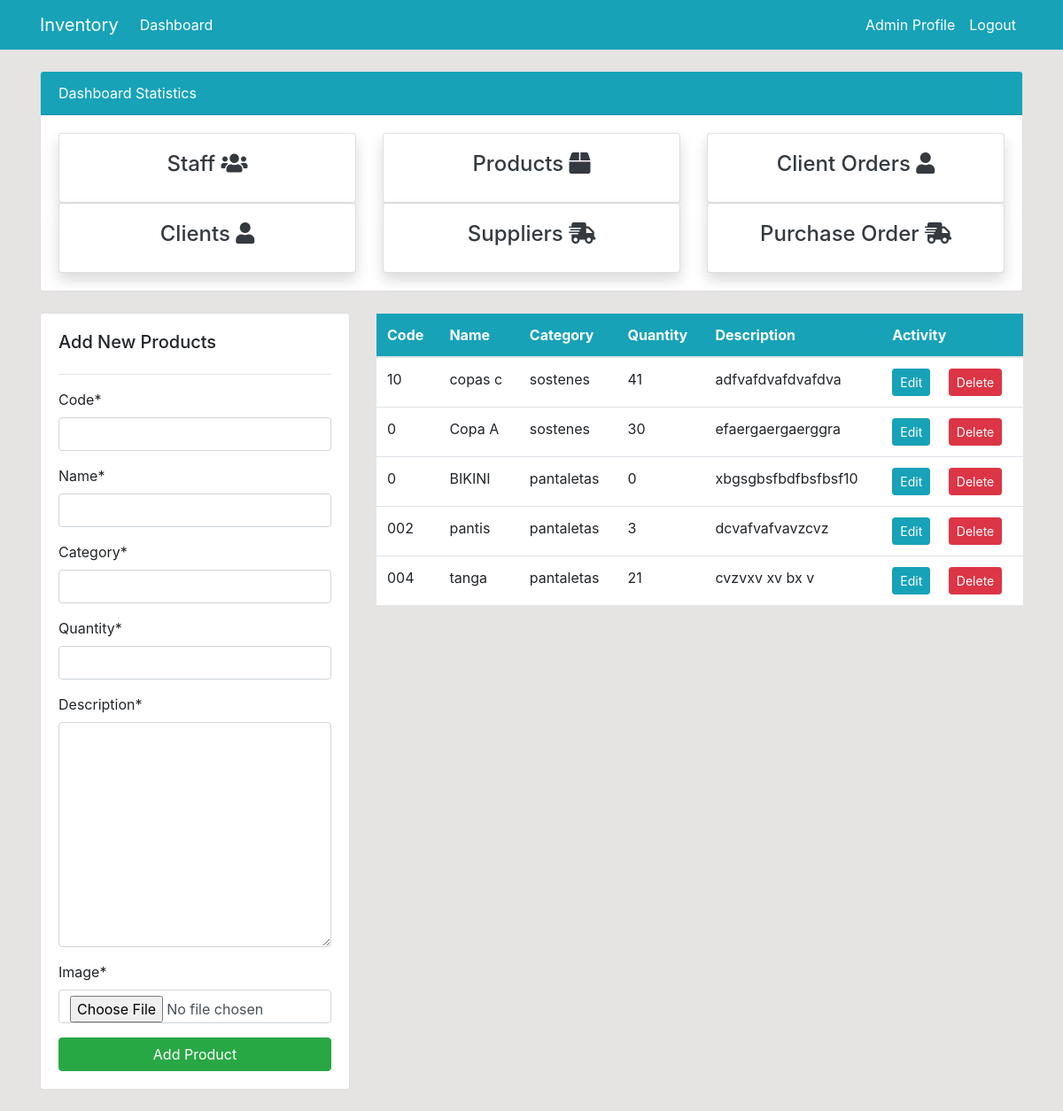
The page /product/ (signed in) on the database as committed earlier.
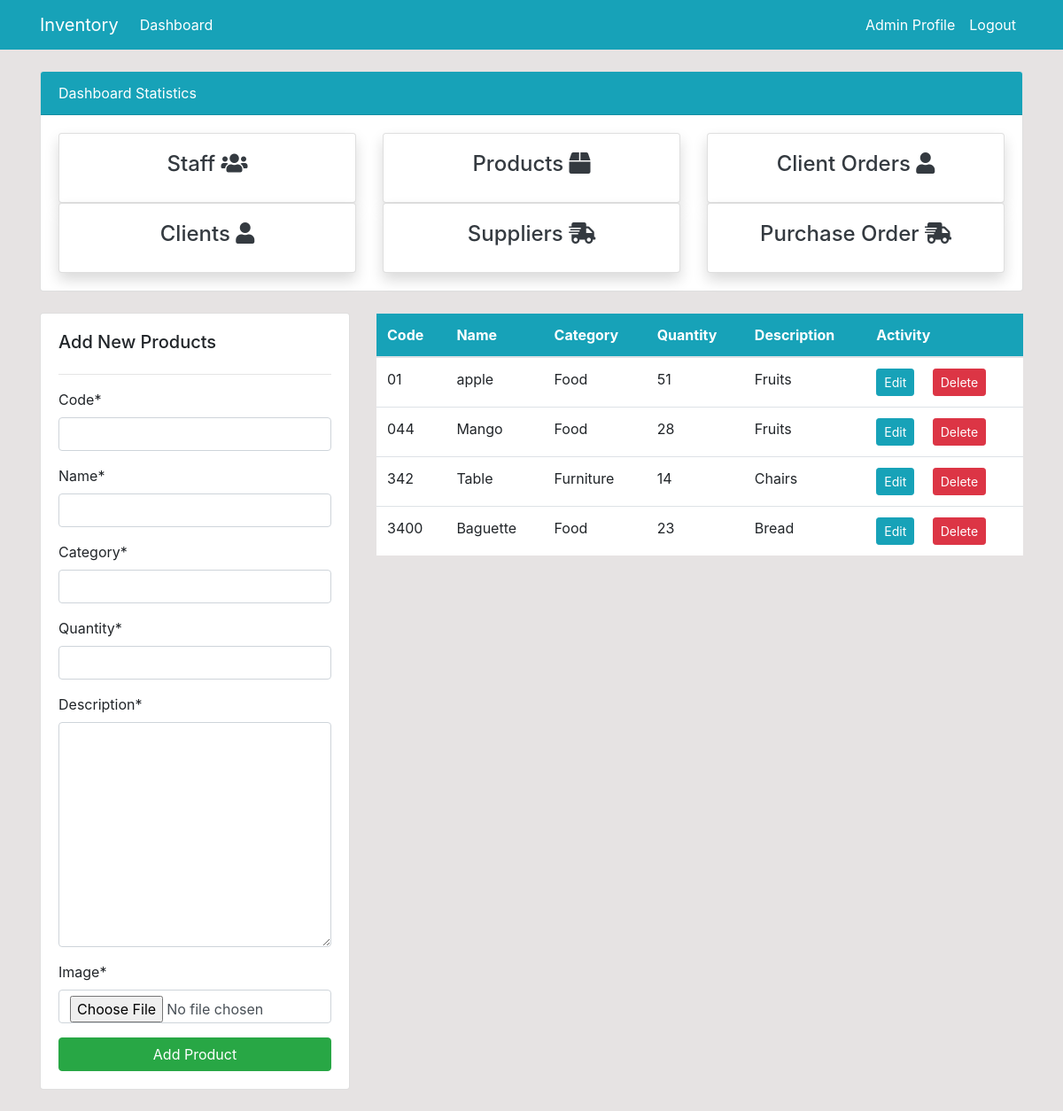
The same page on the database as committed later.
### dashboard/models.py (models this page shows, shortened)
class Product(models.Model):
    code = models.CharField(max_length=20, null=True)
    name = models.CharField(max_length=100, null=True)
    category = models.CharField(max_length=20)
    description = models.TextField(max_length=150)
    quantity = models.PositiveIntegerField(null=True)
    image = models.ImageField(default='/static/img/product.png', upload_to='product_images')

### dashboard/views.py (the view)
# urls.py: path('product/', views.product, name='dashboard-product'),
@login_required(login_url='user-login')
def product(request):
    if request.method == 'POST':
        form = ProductForm(request.POST)
        if form.is_valid():
            form.save()
            return redirect('dashboard-product')
    else:
        form = ProductForm()
    items = Product.objects.raw(
        'SELECT * FROM dashboard_product'
        )
    context = {
        'items': items,
        'form' : form,
    }
    return render(request, "dashboard/product.html", context)

### dashboard/forms.py
class ProductForm(forms.ModelForm):
    class Meta:
        model= Product #importing the model
        fields = [
            'code','name','category','quantity','description','image'
        ] #Form fields

### templates/dashboard/product.html (shortened to what this page needs)
{% extends 'partials/base.html' %}
{% load crispy_forms_tags %}
{% block content %}
{% include 'partials/topside.html' %}
<div class="row my-4">
    <div class="col-md-4">
        <div class="card card-body">
            <h5>Add New Products</h5>
            <hr>
            <form method="POST">
                {{form|crispy}}
                <input class="btn btn-success btn-block" type="submit" value="Add Product">
            </form>
        </div>
    </div>
    <div class="col-md-8">
        <table class="table bg-white">
            <thead class="bg-info text-white">
                <tr>
                    <th scope="col">Code</th>
                    <th scope="col">Name</th>
                    <th scope="col">Category</th>
                    <th scope="col">Quantity</th>
                    <th scope="col">Description</th>
                    <th scope="col">Activity</th>
                </tr>
            </thead>
            <tbody>
                {% for item in items %}
                <tr>
                    <td>{{ item.code }}</td>
                    <td>{{ item.name }}</td>
                    <td>{{ item.category }}</td>
                    <td>{{ item.quantity }}</td>
                    <td>{{ item.description }}</td>
                    <td>
                        <a class="btn btn-info btn-sm mr-2"
                            href="{% url 'dashboard-product-update' item.id %}">Edit</a>
                        <a class="btn btn-danger btn-sm ml-2"
                            href="{% url 'dashboard-product-delete' item.id %}">Delete</a>
                    </td>
                </tr>
                {% endfor %}
            </tbody>
        </table>
    </div>
</div>
{% endblock %}

### templates/partials/base.html (shortened to what this page needs)
{% load static %}
<!doctype html>
<html lang="en">
<head>
    <link rel="stylesheet" href="https://cdn.jsdelivr.net/npm/bootstrap@4.6.0/dist/css/bootstrap.min.css"
>
    <link rel="stylesheet" href="https://use.fontawesome.com/releases/v5.15.2/css/all.css"
>
    <link rel="stylesheet" href="{% static '/style.css' %}">
</head>
<body>
    {% include 'partials/nav.html' %}
    <div class="container">
        {% block content %}
        {% endblock %}
        </body>
</html>

### templates/partials/nav.html (shortened to what this page needs)
<nav class="navbar navbar-expand-lg navbar-info bg-info">
    <div class="container">
        {% if user.is_authenticated %}
        <a class="navbar-brand text-white" href="{% url 'dashboard-index' %}">Inventory</a>
        <div class="collapse navbar-collapse" id="navbarSupportedContent">
            <ul class="navbar-nav mr-auto">
                <li class="nav-item active">
                    <a class="nav-link text-white" href="{% url 'dashboard-index' %}">Dashboard </a>
                </li>
            </ul>
            <ul class="navbar-nav ml-auto">
                <li class="nav-item active">
                    <a class="nav-link text-white" href="#">{{ user.username }} Profile
                        <span class="sr-only">(current)</span></a>
                </li>
                <li class="nav-item">
                    <a class="nav-link text-white" href="{% url 'user-logout' %}">Logout</a>
                </li>
            </ul>
            {% endif %}
        </div>
    </div>
</nav>

### templates/partials/topside.html
<div class="row">
    <div class="col-md-12 mt-4" >
        <div class="card">
            <div class="card-header bg-info text-white" >
                Dashboard Statistics
            </div>
            <div class="card-body" >
                <div class="row" >
                    <div class="col-md-4">
                        <a class="text-decoration-none text-dark" href="{% url 'dashboard-staff' %}">
                            <div class="card my-card shadow">
                                <div class="card-body text-center">
                                    <h4>Staff <i class="fas fa-users"></i></h4>
                                </div>
                            </div>
                        </a>
                    </div>
                    <div class="col-md-4" >
                        <a class="text-decoration-none text-dark" href="{% url 'dashboard-product' %}">
                            <div class="card my-card shadow">
                                <div class="card-body text-center">
                                    <h4>Products <i class="fas fa-box"></i></h4>
                                </div>
                            </div>
                        </a>
                    </div>
                    <div class="col-md-4">
                        <a class="text-decoration-none text-dark" href="{% url 'dashboard-client-order' %}">
                            <div class="card my-card shadow">
                                <div class="card-body text-center">
                                    <h4>Client Orders <i class="fas fa-user"></i> </h4>
                                </div>
                            </div>
                        </a>
                    </div>
                    <div class="col-md-4">
                        <a class="text-decoration-none text-dark" href="{% url 'dashboard-client' %}">
                            <div class="card my-card shadow">
                                <div class="card-body text-center">
                                    <h4>Clients <i class="fas fa-user"></i></h4>
                                </div>
                            </div>
                        </a>
                    </div>
                    <div class="col-md-4">
                        <a class="text-decoration-none text-dark" href="{% url 'dashboard-supplier' %}">
                            <div class="card my-card shadow">
                                <div class="card-body text-center">
                                    <h4>Suppliers <i class="fas fa-shipping-fast"></i></h4>
                                </div>
                            </div>
                        </a>
                    </div>
                    <div class="col-md-4">
                        <a class="text-decoration-none text-dark" href="{% url 'dashboard-purchase-order' %}">
                            <div class="card my-card shadow">
                                <div class="card-body text-center">
                                    <h4>Purchase Order <i class="fas fa-shipping-fast"></i></h4>
                                </div>
                            </div>
                        </a>
                    </div>
                </div>
            </div>
        </div>
    </div>
</div>

### static/style.css (style rules this page uses)
body { background: rgb(230, 227, 227); }

Rows that differ between the two databases and show on the page:
removed Product: code "10", name "copas c", category "sostenes", quantity "41", description "adfvafdvafdvafdva"
removed Product: code "0", name "Copa A", category "sostenes", quantity "30", description "efaergaergaerggra"
removed Product: code "0", name "BIKINI", category "pantaletas", quantity "0", description "xbgsgbsfbdfbsfbsf10"
removed Product: code "002", name "pantis", category "pantaletas", quantity "3", description "dcvafvafvavzcvz"
removed Product: code "004", name "tanga", category "pantaletas", quantity "21", description "cvzvxv xv bx v"
added Product: code "01", name "apple", category "Food", quantity "51", description "Fruits"
added Product: code "044", name "Mango", category "Food", quantity "28", description "Fruits"
added Product: code "342", name "Table", category "Furniture", quantity "14", description "Chairs"
added Product: code "3400", name "Baguette", category "Food", quantity "23", description "Bread"
